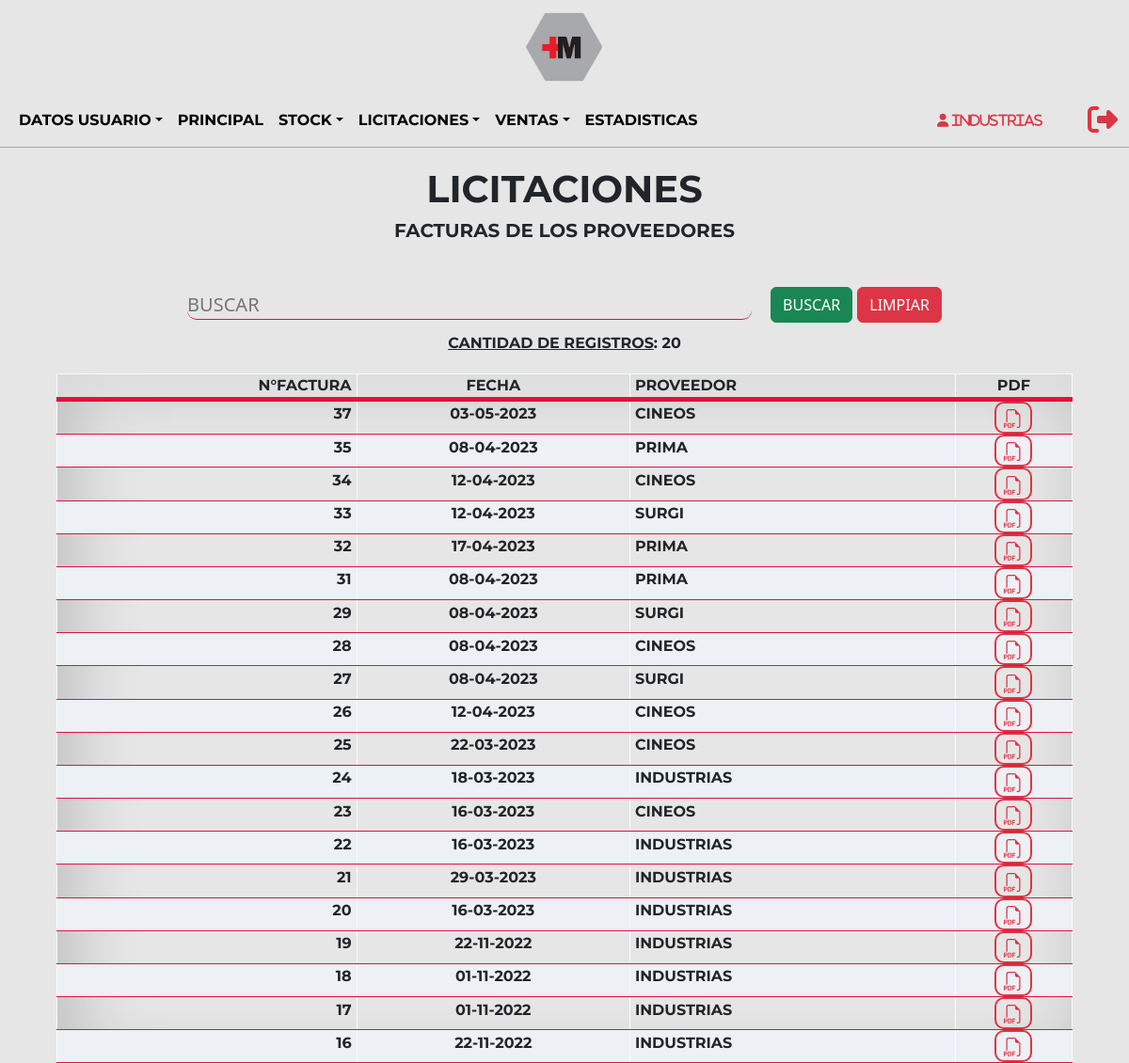
The page /Sistema/Licitaciones/licFacturas.php?ok (signed in) on the database its author committed.
### tables this page shows
CREATE TABLE `usuario` (
  `idUsuario` int(3) NOT NULL,
  `usuario` text NOT NULL,
  `contraseña` varchar(60) NOT NULL,
  `idRol` int(2) NOT NULL,
  `idTipoUsuario` int(10) NOT NULL,
  `nombre` varchar(100) NOT NULL,
  `correo` varchar(100) NOT NULL,
  `direccion` varchar(100) NOT NULL,
  `idEstadoUsuario` int(2) NOT NULL
);

CREATE TABLE `licitacion` (
  `idLicitacion` int(3) NOT NULL,
  `idEstadoLicitacion` int(3) NOT NULL
);

### Sistema/Licitaciones/licFacturas.php (the view, shortened to what this page needs)
<?php
include('../../Utils/conexion.php');
$iduser = $_SESSION['usuario'];
$sql = "SELECT idUsuario, usuario, idRol FROM usuario WHERE usuario='$iduser'";
$resultado = $datos_base->query($sql);
$row = $resultado->fetch_assoc();
$nom = $row['usuario'];
$idRol = $row['idRol'];
?>
<!DOCTYPE html>
<html lang="en">
<head>
    <link href="https://cdn.jsdelivr.net/npm/bootstrap@5.2.0-beta1/dist/css/bootstrap.min.css" rel="stylesheet">
    <link rel="stylesheet" type="text/css" href="../../Css/estilos.css"/>
</head>
<body>
<?php include('../Layouts/licitacionesHeader.php'); ?>
    <main>
        <section class="ini">
            <div class="ini-tit">
                <h1>LICITACIONES</h1>
                <h5>FACTURAS DE LOS PROVEEDORES</h5>
            </div>
            <div class="container">
                <form method="POST" action="./licFacturas.php">
                    <div class="form-grilla">
                        <div class="form-grilla-busc">
                            <input type="text" style="text-transform:uppercase;" name="buscar"  placeholder="Buscar" class="busc">
                        </div>
                        <div class="form-grilla-but">
                            <input class="btn btn-success" type="submit" name="btn2" value="BUSCAR"></input>
                            <input class="btn btn-danger" type="submit" name="btn1" value="LIMPIAR"></input>
                        </div>
                    </div>
                </form>
            </div>
             <?php
                    if($idRol == $rolgerente OR $idRol == $roladmin  OR $idRol == $rolventas )
                    {
                    echo "<table>
                            <thead>
                                <tr>
                                    <th><p style='text-align:right; margin-right: 5px;'>N°FACTURA</p></th>
                                    <th><p>FECHA</p></th>
                                    <th><p style='text-align:left; margin-left: 5px;'>PROVEEDOR</p></th>
                                    <th><p>PDF</p></th>
                                </tr>
                            </thead>
                        ";
                        if(isset($_POST['btn2']))
                                {
                                    $cantidad = 0;
                                    $doc = $_POST['buscar'];
                                    $consulta=mysqli_query($datos_base, "SELECT l.idLicitacion, m.fecha, u.usuario
                                    FROM licitacion l
                                    LEFT JOIN movimientolicitacion AS m ON m.idLicitacion = l.idLicitacion
                                    LEFT JOIN datoslicitacion AS da ON da.idLicitacion = l.idLicitacion
                                    LEFT JOIN usuario AS u ON u.idUsuario = da.idUsuario
                                    WHERE m.idEstadoLicitacion = 4 AND (l.idLicitacion LIKE '%$doc%' OR m.fecha LIKE '%$doc%' OR u.usuario LIKE '%$doc%')
                                    GROUP BY l.idLicitacion
                                    ORDER BY l.idLicitacion DESC");
                                    while($listar = mysqli_fetch_array($consulta))
                                    {
                                        $cantidad++;
                                        $fec = date("d-m-Y", strtotime($listar['fecha']));
                                        echo
                                        "
                                            <tr>
                                                <td><h4 style='font-size:16px;text-align: right; margin-right: 5px; '>".$listar['idLicitacion']."</h4 ></td>
                                                <td><h4 style='font-size:16px;'>".$fec."</h4 ></td>
                                                <td><h4 style='font-size:16px;text-transform:uppercase;text-align: left; margin-left: 5px;'>".$listar['usuario']."</h4 ></td>
                                                <td class='text-center text-nowrap'> <a class='btn btn-sm btn-outline-danger' href=./confirmarLicFactura.php?no=".$listar['idLicitacion']." target=new><svg xmlns='http://www.w3.org/2000/svg' width='20' height='20' fill='currentColor' class='bi bi-filetype-pdf' viewBox='0 0 16 16'>
                                                <path fill-rule='evenodd' d='M14 4.5V14a2 2 0 0 1-2 2h-1v-1h1a1 1 0 0 0 1-1V4.5h-2A1.5 1.5 0 0 1 9.5 3V1H4a1 1 0 0 0-1 1v9H2V2a2 2 0 0 1 2-2h5.5L14 4.5ZM1.6 11.85H0v3.999h.791v-1.342h.803c.287 0 .531-.057.732-.173.203-.117.358-.275.463-.474a1.42 1.42 0 0 0 .161-.677c0-.25-.053-.476-.158-.677a1.176 1.176 0 0 0-.46-.477c-.2-.12-.443-.179-.732-.179Zm.545 1.333a.795.795 0 0 1-.085.38.574.574 0 0 1-.238.241.794.794 0 0 1-.375.082H.788V12.48h.66c.218 0 .389.06.512.181.123.122.185.296.185.522Zm1.217-1.333v3.999h1.46c.401 0 .734-.08.998-.237a1.45 1.45 0 0 0 .595-.689c.13-.3.196-.662.196-1.084 0-.42-.065-.778-.196-1.075a1.426 1.426 0 0 0-.589-.68c-.264-.156-.599-.234-1.005-.234H3.362Zm.791.645h.563c.248 0 .45.05.609.152a.89.89 0 0 1 .354.454c.079.201.118.452.118.753a2.3 2.3 0 0 1-.068.592 1.14 1.14 0 0 1-.196.422.8.8 0 0 1-.334.252 1.298 1.298 0 0 1-.483.082h-.563v-2.707Zm3.743 1.763v1.591h-.79V11.85h2.548v.653H7.896v1.117h1.606v.638H7.896Z'/></svg></a></td>
                                            </tr>
                                        ";
                                    }
                                }
                                else{
                                    $cantidad = 0;
                                    $consulta=mysqli_query($datos_base, "SELECT l.idLicitacion, m.fecha, u.usuario
                                    FROM licitacion l
                                    LEFT JOIN movimientolicitacion AS m ON m.idLicitacion = l.idLicitacion
                                    LEFT JOIN datoslicitacion AS da ON da.idLicitacion = l.idLicitacion
                                    LEFT JOIN usuario AS u ON u.idUsuario = da.idUsuario
                                    WHERE m.idEstadoLicitacion = 4
                                    GROUP BY l.idLicitacion
                                    ORDER BY l.idLicitacion DESC");
                                    while($listar = mysqli_fetch_array($consulta))
                                    {
                                        $cantidad++;
                                        $fec = date("d-m-Y", strtotime($listar['fecha']));
                                        echo
                                        "
                                            <tr>
                                                <td><h4 style='font-size:16px;text-align: right; margin-right: 5px; '>".$listar['idLicitacion']."</h4 ></td>
                                                <td><h4 style='font-size:16px;'>".$fec."</h4 ></td>
                                                <td><h4 style='font-size:16px;text-transform:uppercase;text-align: left; margin-left: 5px;'>".$listar['usuario']."</h4 ></td>
                                                <td class='text-center text-nowrap'> <a class='btn btn-sm btn-outline-danger' href=./confirmarLicFactura.php?no=".$listar['idLicitacion']." target=new><svg xmlns='http://www.w3.org/2000/svg' width='20' height='20' fill='currentColor' class='bi bi-filetype-pdf' viewBox='0 0 16 16'>
                                                <path fill-rule='evenodd' d='M14 4.5V14a2 2 0 0 1-2 2h-1v-1h1a1 1 0 0 0 1-1V4.5h-2A1.5 1.5 0 0 1 9.5 3V1H4a1 1 0 0 0-1 1v9H2V2a2 2 0 0 1 2-2h5.5L14 4.5ZM1.6 11.85H0v3.999h.791v-1.342h.803c.287 0 .531-.057.732-.173.203-.117.358-.275.463-.474a1.42 1.42 0 0 0 .161-.677c0-.25-.053-.476-.158-.677a1.176 1.176 0 0 0-.46-.477c-.2-.12-.443-.179-.732-.179Zm.545 1.333a.795.795 0 0 1-.085.38.574.574 0 0 1-.238.241.794.794 0 0 1-.375.082H.788V12.48h.66c.218 0 .389.06.512.181.123.122.185.296.185.522Zm1.217-1.333v3.999h1.46c.401 0 .734-.08.998-.237a1.45 1.45 0 0 0 .595-.689c.13-.3.196-.662.196-1.084 0-.42-.065-.778-.196-1.075a1.426 1.426 0 0 0-.589-.68c-.264-.156-.599-.234-1.005-.234H3.362Zm.791.645h.563c.248 0 .45.05.609.152a.89.89 0 0 1 .354.454c.079.201.118.452.118.753a2.3 2.3 0 0 1-.068.592 1.14 1.14 0 0 1-.196.422.8.8 0 0 1-.334.252 1.298 1.298 0 0 1-.483.082h-.563v-2.707Zm3.743 1.763v1.591h-.79V11.85h2.548v.653H7.896v1.117h1.606v.638H7.896Z'/></svg></a></td>
                                            </tr>
                                        ";
                                    }
                                }
                                echo "<div style='margin-top:10px;'><p style='text-transform: uppercase;'><u>Cantidad de registros</u>: ".$cantidad."</p></div>";
                                echo "</table>";
                            }
                                    ?>
        </section>
    </main>
</body>
</html>

### Sistema/Layouts/licitacionesHeader.php (shortened to what this page needs)
<div class="cont-img">
        <a href="../principal.php" class="imagenb">
            <img src="../../Imagenes/c-titulo.png" alt="logo">
         </a>
    </div>
    <header class="hea-pri">
        <nav class="navbar navbar-expand-lg navbar-light">
            <div class="container-fluid navpri">
                <div class="collapse navbar-collapse" id="navbarNav">
                    <ul class="navbar-nav">
                    <li class="nav-item dropdown">
                            <a href="#" class="nav-link dropdown-toggle variacion" id="navbarDropdown" role="button" data-bs-toggle="dropdown" aria-expanded="false">DATOS USUARIO</a>
                                <?php
                                    $rolgerente = 1;
                                    $roladmin = 2;
                                    $roldeposito = 3;
                                    $rolventas = 4;
                                    $rolobra = 5;
                                    $rolproveedor = 6;
                                ?>
                        </li>
                        <li class="nav-item">
                            <a href="../principal.php" class="nav-link variacion" aria-current="page">PRINCIPAL</a>
                        </li>
                        <?php
                            if($idRol == $rolgerente OR $idRol == $roldeposito){
                        ?>
                        <li class="nav-item dropdown">
                            <a href="#" class="nav-link dropdown-toggle variacion" id="navbarDropdown" role="button" data-bs-toggle="dropdown" aria-expanded="false">STOCK</a>
                        </li>
                        <?php
                            }
                        ?>
                        <?php
                            if($idRol == $rolgerente OR $idRol == $roladmin OR $idRol == $rolventas OR $idRol == $rolproveedor){
                        ?>
                        <li class="nav-item dropdown">
                            <a href="#" class="nav-link dropdown-toggle variacion" id="navbarDropdown" role="button" data-bs-toggle="dropdown" aria-expanded="false">LICITACIONES</a>
                        </li>
                        <?php
                            }
                        ?>
                        <?php
                            if($idRol == $rolgerente OR $idRol == $roladmin OR $idRol == $rolobra){
                        ?>
                        <li class="nav-item dropdown">
                            <?php
                            if($idRol != $rolobra){?>
                            <a href="#" class="nav-link dropdown-toggle variacion" id="navbarDropdown" role="button" data-bs-toggle="dropdown" aria-expanded="false">VENTAS</a>
                            <?php }else{?>
                            <a href="#" class="nav-link dropdown-toggle variacion" id="navbarDropdown" role="button" data-bs-toggle="dropdown" aria-expanded="false">COMPRAS</a>
                            <?php }?>
                        </li>
                        <?php
                            }
                        ?>
                        <?php
                            if($idRol == $rolgerente OR $idRol == $roladmin){
                        ?>
                        <li class="nav-item">
                            <a href="../estadisticas.php" class="nav-link variacion" aria-current="page">ESTADISTICAS</a>
                        </li>
                        <?php
                            }
                        ?>
                    </ul>
                </div>
                <div class="not-exit">
                    <div class="not-exit-name">
                        <p><i class="fa-solid fa-user" style="color: #dc3545;">&nbsp<?php echo $nom;?></i></p>
                    </div>
                   <div class="not-exit-exit">
                       <a href="../../Utils/salir.php">
                            <i class="fa-solid fa-right-from-bracket fa-2x" style="color: #dc3545;"></i>
                        </a>
                   </div>
                </div>
            </div>
        </nav>
    </header>

### Css/estilos.css (style rules this page uses)
* { margin: 0; padding: 0; box-sizing: border-box; scroll-behavior: smooth; }
html, body { background-color: #e6e6e6; height: 100%; margin: 0; display: flex; flex-direction: column; }
nav { font-family: 'Montserrat', sans-serif; }
h1, h2 { cursor: default; }
h1, h3, h4, h5, p { font-family: 'Montserrat', sans-serif; font-weight: bold; }
.hea-pri { border-bottom: 1px solid #a3a3a3; }
.variacion { text-decoration: none; background-image: linear-gradient(crimson, crimson); background-position: 0% 100%; background-repeat: no-repeat; background-size: 0% 2px; transition: background-size .4s; color: black; font-size: 16px; text-transform: uppercase; font-weight: bold; }
i { color: crimson; }
li { list-style: none; }
.cont-img { display: flex; justify-content: center; }
.imagenb { width: 100px; height: 100px; display: flex; justify-content: center; align-items: center; }
.imagenb img { width: 100%; }
.navpri { display: flex; justify-content: space-evenly; }
.not-exit { width: auto; display: flex; justify-content: center; align-items: center; flex-direction: row; gap: 5px; }
.ini { height: auto; display: flex; justify-content: center; align-items: center; flex-direction: column; }
.ini-tit { margin-top: 20px; margin-bottom: 40px; display: flex; justify-content: center; align-items: center; flex-direction: column; }
.form-grilla { display: flex; justify-content: center; flex-direction: row; }
.form-grilla-busc { display: flex; justify-content: center; align-items: center; }
.form-grilla-but { display: flex; justify-content: center; align-items: center; gap: 5px; }
.busc { min-width: 600px; margin-right: 20px; border-radius: 10px; font-size: 20px; background-color: transparent; border: none; border-bottom: 1px solid crimson; outline: none; }
table { margin-top: 20px; background-color: #dbe5e9; border-collapse: collapse; width: 90%; background-color: rgba(230, 230, 230, 0.65); box-shadow: 15px 6px 72px 4px rgba(0, 0, 0, 0.18) inset; -webkit-box-shadow: 15px 6px 72px 4px rgba(0, 0, 0, 0.18) inset; -moz-box-shadow: 15px 6px 72px 4px rgba(0, 0, 0, 0.18) inset; }
th, td { text-align: center; border: solid 1px #f7fbfd; border-bottom: solid 1px crimson; font-weight: bold; }
thead { background-color: rgba(230, 230, 230, 0.65); border-bottom: solid 5px crimson; width: 100%; }
tr:nth-child(even) { background-color: #edf0f5; }
.not-exit { min-width: 200px; height: 40px; display: flex; justify-content: center; align-items: center; gap: 40px; }
.not-exit-name { width: 100%; height: auto; cursor: default; display: flex; justify-content: center; align-items: center; font-size: 14px; }
.not-exit-exit { display: flex; justify-content: center; align-items: center; }
p { margin-bottom: 0rem; }
.btn-outline-danger { font-weight: bold; border-radius: 10px; border: 2px solid; }

### rows shown on the page
usuario: usuario "Industrias"
licitacion: idLicitacion "37", fec "03-05-2023", usuario "CINEOS"
licitacion: idLicitacion "35", fec "08-04-2023", usuario "PRIMA"
licitacion: idLicitacion "34", fec "12-04-2023", usuario "CINEOS"
licitacion: idLicitacion "33", fec "12-04-2023", usuario "SURGI"
licitacion: idLicitacion "32", fec "17-04-2023", usuario "PRIMA"
licitacion: idLicitacion "31", fec "08-04-2023", usuario "PRIMA"
licitacion: idLicitacion "29", fec "08-04-2023", usuario "SURGI"
licitacion: idLicitacion "28", fec "08-04-2023", usuario "CINEOS"
licitacion: idLicitacion "27", fec "08-04-2023", usuario "SURGI"
licitacion: idLicitacion "26", fec "12-04-2023", usuario "CINEOS"
licitacion: idLicitacion "25", fec "22-03-2023", usuario "CINEOS"
licitacion: idLicitacion "24", fec "18-03-2023", usuario "INDUSTRIAS"
licitacion: idLicitacion "23", fec "16-03-2023", usuario "CINEOS"
licitacion: idLicitacion "22", fec "16-03-2023", usuario "INDUSTRIAS"
licitacion: idLicitacion "21", fec "29-03-2023", usuario "INDUSTRIAS"
licitacion: idLicitacion "20", fec "16-03-2023", usuario "INDUSTRIAS"
licitacion: idLicitacion "19", fec "22-11-2022", usuario "INDUSTRIAS"
licitacion: idLicitacion "18", fec "01-11-2022", usuario "INDUSTRIAS"
licitacion: idLicitacion "17", fec "01-11-2022", usuario "INDUSTRIAS"
licitacion: idLicitacion "16", fec "22-11-2022", usuario "INDUSTRIAS"

### other values the page prints
$cantidad "20"
